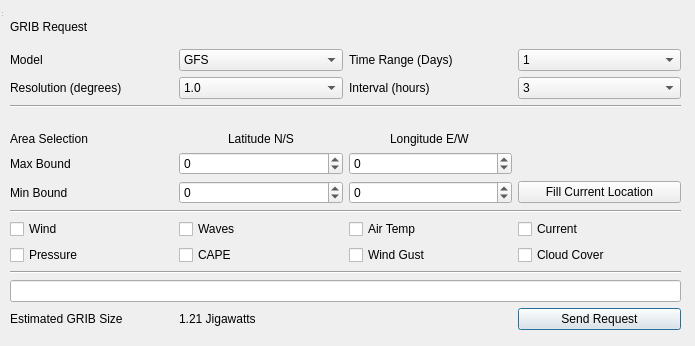
<?xml version="1.0" encoding="UTF-8"?>
<ui version="4.0">
 <class>QDialog_GRIB</class>
 <widget class="QDialog" name="QDialog_GRIB">
  <property name="geometry">
   <rect>
    <x>0</x>
    <y>0</y>
    <width>695</width>
    <height>346</height>
   </rect>
  </property>
  <property name="font">
   <font>
    <family>Segoe UI</family>
   </font>
  </property>
  <property name="windowTitle">
   <string>GRIB Request</string>
  </property>
  <widget class="QWidget" name="centralwidget" native="true">
   <property name="geometry">
    <rect>
     <x>0</x>
     <y>0</y>
     <width>691</width>
     <height>331</height>
    </rect>
   </property>
   <widget class="QWidget" name="gridLayoutWidget">
    <property name="geometry">
     <rect>
      <x>10</x>
      <y>10</y>
      <width>671</width>
      <height>320</height>
     </rect>
    </property>
    <layout class="QGridLayout" name="gridLayout">
     <item row="0" column="0">
      <widget class="QLabel" name="label_req">
       <property name="text">
        <string>GRIB Request</string>
       </property>
      </widget>
     </item>
     <item row="5" column="2">
      <widget class="QSpinBox" name="spinBox_Long_Max">
       <property name="minimum">
        <number>-180</number>
       </property>
       <property name="maximum">
        <number>180</number>
       </property>
      </widget>
     </item>
     <item row="6" column="2">
      <widget class="QSpinBox" name="spinBox_Long_Min">
       <property name="minimum">
        <number>-180</number>
       </property>
       <property name="maximum">
        <number>180</number>
       </property>
      </widget>
     </item>
     <item row="6" column="0">
      <widget class="QLabel" name="label_minBound">
       <property name="text">
        <string>Min Bound</string>
       </property>
      </widget>
     </item>
     <item row="4" column="2" alignment="Qt::AlignHCenter|Qt::AlignBottom">
      <widget class="QLabel" name="label_Long">
       <property name="sizePolicy">
        <sizepolicy hsizetype="Preferred" vsizetype="Minimum">
         <horstretch>0</horstretch>
         <verstretch>0</verstretch>
        </sizepolicy>
       </property>
       <property name="text">
        <string>Longitude E/W</string>
       </property>
      </widget>
     </item>
     <item row="5" column="0">
      <widget class="QLabel" name="label_Max">
       <property name="text">
        <string>Max Bound</string>
       </property>
      </widget>
     </item>
     <item row="1" column="3">
      <widget class="QComboBox" name="comboBox_Range">
       <item>
        <property name="text">
         <string>1</string>
        </property>
       </item>
       <item>
        <property name="text">
         <string>2</string>
        </property>
       </item>
       <item>
        <property name="text">
         <string>3</string>
        </property>
       </item>
       <item>
        <property name="text">
         <string>4</string>
        </property>
       </item>
       <item>
        <property name="text">
         <string>5</string>
        </property>
       </item>
       <item>
        <property name="text">
         <string>6</string>
        </property>
       </item>
       <item>
        <property name="text">
         <string>7</string>
        </property>
       </item>
       <item>
        <property name="text">
         <string>8</string>
        </property>
       </item>
       <item>
        <property name="text">
         <string>9</string>
        </property>
       </item>
       <item>
        <property name="text">
         <string>10</string>
        </property>
       </item>
       <item>
        <property name="text">
         <string>11</string>
        </property>
       </item>
       <item>
        <property name="text">
         <string>12</string>
        </property>
       </item>
       <item>
        <property name="text">
         <string>13</string>
        </property>
       </item>
       <item>
        <property name="text">
         <string>14</string>
        </property>
       </item>
       <item>
        <property name="text">
         <string>15</string>
        </property>
       </item>
       <item>
        <property name="text">
         <string>16</string>
        </property>
       </item>
      </widget>
     </item>
     <item row="4" column="1" alignment="Qt::AlignHCenter|Qt::AlignBottom">
      <widget class="QLabel" name="label_Lat">
       <property name="sizePolicy">
        <sizepolicy hsizetype="Preferred" vsizetype="Minimum">
         <horstretch>0</horstretch>
         <verstretch>0</verstretch>
        </sizepolicy>
       </property>
       <property name="text">
        <string>Latitude N/S</string>
       </property>
      </widget>
     </item>
     <item row="2" column="1">
      <widget class="QComboBox" name="comboBox_Res">
       <property name="currentIndex">
        <number>1</number>
       </property>
       <item>
        <property name="text">
         <string>0.5</string>
        </property>
       </item>
       <item>
        <property name="text">
         <string>1.0</string>
        </property>
       </item>
      </widget>
     </item>
     <item row="1" column="1">
      <widget class="QComboBox" name="comboBox_Model">
       <item>
        <property name="text">
         <string>GFS</string>
        </property>
       </item>
       <item>
        <property name="text">
         <string>RTOFS</string>
        </property>
       </item>
       <item>
        <property name="text">
         <string>Local</string>
        </property>
       </item>
       <item>
        <property name="text">
         <string>ECMWG (Coming Soon)</string>
        </property>
       </item>
       <item>
        <property name="text">
         <string>SPIRE (Coming Soon)</string>
        </property>
       </item>
      </widget>
     </item>
     <item row="9" column="3">
      <widget class="QCheckBox" name="checkBox_Cloud">
       <property name="text">
        <string>Cloud Cover</string>
       </property>
      </widget>
     </item>
     <item row="12" column="3">
      <widget class="QPushButton" name="Button_Send_GRIB">
       <property name="text">
        <string>Send Request</string>
       </property>
      </widget>
     </item>
     <item row="12" column="1">
      <widget class="QLabel" name="data_Size_estimate">
       <property name="toolTip">
        <string>Please submit feedback</string>
       </property>
       <property name="text">
        <string>1.21 Jigawatts</string>
       </property>
      </widget>
     </item>
     <item row="6" column="1">
      <widget class="QSpinBox" name="spinBox_Lat_Min">
       <property name="minimum">
        <number>-90</number>
       </property>
       <property name="maximum">
        <number>90</number>
       </property>
      </widget>
     </item>
     <item row="1" column="0">
      <widget class="QLabel" name="label_Model">
       <property name="text">
        <string>Model</string>
       </property>
      </widget>
     </item>
     <item row="12" column="0">
      <widget class="QLabel" name="label_SizeEST">
       <property name="toolTip">
        <string>Please submit feedback</string>
       </property>
       <property name="text">
        <string>Estimated GRIB Size</string>
       </property>
      </widget>
     </item>
     <item row="2" column="2">
      <widget class="QLabel" name="label_Time">
       <property name="text">
        <string>Interval (hours)</string>
       </property>
      </widget>
     </item>
     <item row="8" column="1">
      <widget class="QCheckBox" name="checkBox_Wave">
       <property name="text">
        <string>Waves</string>
       </property>
      </widget>
     </item>
     <item row="9" column="0">
      <widget class="QCheckBox" name="checkBox_Pressure">
       <property name="text">
        <string>Pressure</string>
       </property>
      </widget>
     </item>
     <item row="4" column="0" alignment="Qt::AlignBottom">
      <widget class="QLabel" name="label_area">
       <property name="sizePolicy">
        <sizepolicy hsizetype="Preferred" vsizetype="Minimum">
         <horstretch>0</horstretch>
         <verstretch>0</verstretch>
        </sizepolicy>
       </property>
       <property name="minimumSize">
        <size>
         <width>0</width>
         <height>13</height>
        </size>
       </property>
       <property name="text">
        <string>Area Selection</string>
       </property>
      </widget>
     </item>
     <item row="10" column="0" colspan="4">
      <widget class="Line" name="line_2">
       <property name="orientation">
        <enum>Qt::Horizontal</enum>
       </property>
      </widget>
     </item>
     <item row="7" column="0" colspan="4">
      <widget class="Line" name="line">
       <property name="orientation">
        <enum>Qt::Horizontal</enum>
       </property>
      </widget>
     </item>
     <item row="2" column="0">
      <widget class="QLabel" name="label_Res">
       <property name="text">
        <string>Resolution (degrees)</string>
       </property>
      </widget>
     </item>
     <item row="1" column="2">
      <widget class="QLabel" name="label_interval">
       <property name="text">
        <string>Time Range (Days)</string>
       </property>
      </widget>
     </item>
     <item row="3" column="0" colspan="4">
      <widget class="Line" name="line_3">
       <property name="orientation">
        <enum>Qt::Horizontal</enum>
       </property>
      </widget>
     </item>
     <item row="8" column="2">
      <widget class="QCheckBox" name="checkBox_AirT">
       <property name="text">
        <string>Air Temp</string>
       </property>
      </widget>
     </item>
     <item row="6" column="3">
      <widget class="QPushButton" name="Button_Get_Location">
       <property name="text">
        <string>Fill Current Location</string>
       </property>
      </widget>
     </item>
     <item row="2" column="3">
      <widget class="QComboBox" name="comboBox_Interval">
       <item>
        <property name="text">
         <string>3</string>
        </property>
       </item>
       <item>
        <property name="text">
         <string>6</string>
        </property>
       </item>
       <item>
        <property name="text">
         <string>12</string>
        </property>
       </item>
       <item>
        <property name="text">
         <string>24</string>
        </property>
       </item>
      </widget>
     </item>
     <item row="9" column="1">
      <widget class="QCheckBox" name="checkBox_CAPE">
       <property name="text">
        <string>CAPE</string>
       </property>
      </widget>
     </item>
     <item row="8" column="0">
      <widget class="QCheckBox" name="checkBox_Wind">
       <property name="text">
        <string>Wind</string>
       </property>
      </widget>
     </item>
     <item row="9" column="2">
      <widget class="QCheckBox" name="checkBox_Wing">
       <property name="text">
        <string>Wind Gust</string>
       </property>
      </widget>
     </item>
     <item row="5" column="1">
      <widget class="QSpinBox" name="spinBox_Lat_Max">
       <property name="minimum">
        <number>-90</number>
       </property>
       <property name="maximum">
        <number>90</number>
       </property>
      </widget>
     </item>
     <item row="8" column="3">
      <widget class="QCheckBox" name="checkBox_Current">
       <property name="text">
        <string>Current</string>
       </property>
      </widget>
     </item>
     <item row="11" column="0" colspan="4">
      <widget class="QLineEdit" name="lineEdit_Request"/>
     </item>
    </layout>
   </widget>
  </widget>
  <widget class="QStatusBar" name="statusbar">
   <property name="geometry">
    <rect>
     <x>0</x>
     <y>0</y>
     <width>3</width>
     <height>18</height>
    </rect>
   </property>
  </widget>
 </widget>
 <resources/>
 <connections/>
</ui>
